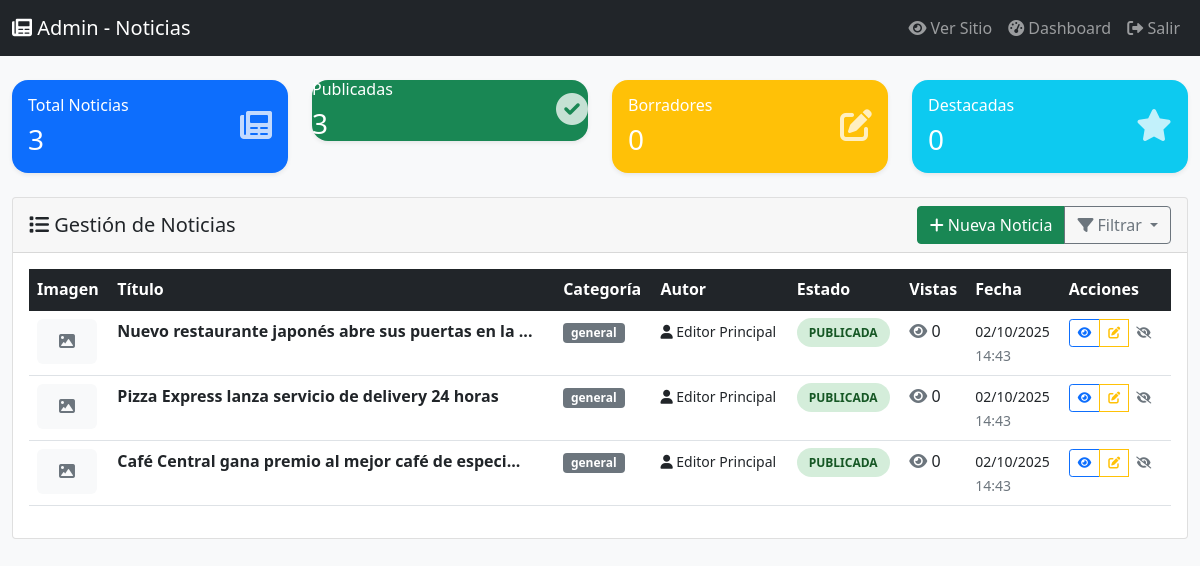
Screenshot of /clone/portal_noticias/index.php?controller=news&action=admin (signed in) with the database file from the repository.
### tables this page shows
CREATE TABLE `news` (
  `id` int(10) UNSIGNED NOT NULL,
  `title` varchar(255) NOT NULL,
  `slug` varchar(300) NOT NULL,
  `summary` varchar(500) DEFAULT NULL,
  `content` longtext NOT NULL,
  `published_at` datetime DEFAULT NULL,
  `is_published` tinyint(1) NOT NULL DEFAULT 0,
  `author_id` int(10) UNSIGNED DEFAULT NULL,
  `featured_image` varchar(255) DEFAULT NULL,
  `views` int(10) UNSIGNED NOT NULL DEFAULT 0,
  `created_at` timestamp NOT NULL DEFAULT current_timestamp(),
  `updated_at` timestamp NULL DEFAULT NULL ON UPDATE current_timestamp()
);

### views/admin/news-list.php (the view, shortened to what the rows shown need)
<!DOCTYPE html>
<html lang="es">
<head>
    <link href="https://cdn.jsdelivr.net/npm/bootstrap@5.1.3/dist/css/bootstrap.min.css" rel="stylesheet">
    <link href="https://cdnjs.cloudflare.com/ajax/libs/font-awesome/6.0.0/css/all.min.css" rel="stylesheet">
</head>
<body class="bg-light">
    <div class="container-fluid mt-4">
        <div class="card">
            <div class="card-body">
                <?php if (!empty($allNews)): ?>
                <div class="table-responsive">
                    <table class="table table-hover">
                        <thead class="table-dark">
                            <tr>
                                <th>Imagen</th>
                                <th>Título</th>
                                <th>Categoría</th>
                                <th>Autor</th>
                                <th>Estado</th>
                                <th>Vistas</th>
                                <th>Fecha</th>
                                <th>Acciones</th>
                            </tr>
                        </thead>
                        <tbody>
                            <?php foreach ($allNews as $noticia): ?>
                            <tr>
                                <td>
                                    <?php if (!empty($noticia['featured_image'])): ?>
                                    <img src="<?php echo htmlspecialchars($noticia['featured_image']); ?>"
                                         class="news-image"
                                         alt="<?php echo htmlspecialchars($noticia['title']); ?>">
                                    <?php else: ?>
                                    <div class="news-image bg-light d-flex align-items-center justify-content-center">
                                        <i class="fas fa-image text-muted"></i>
                                    </div>
                                    <?php endif; ?>
                                </td>
                                <td>
                                    <div>
                                        <strong><?php echo htmlspecialchars(substr($noticia['title'], 0, 50)) . (strlen($noticia['title']) > 50 ? '...' : ''); ?></strong>
                                    </div>
                                </td>
                                <td>
                                    <span class="badge bg-secondary">
                                        <?php echo htmlspecialchars($noticia['category']); ?>
                                    </span>
                                </td>
                                <td>
                                    <small>
                                        <i class="fas fa-user"></i>
                                        <?php echo htmlspecialchars($noticia['author_name'] ?? 'N/A'); ?>
                                    </small>
                                </td>
                                <td>
                                    <span class="status-badge status-<?php echo $noticia['status']; ?>">
                                        <?php
                                        switch($noticia['status']) {
                                            case 'published': echo 'Publicada'; break;
                                        }
                                        ?>
                                    </span>
                                </td>
                                <td>
                                    <i class="fas fa-eye text-muted"></i>
                                    <?php echo number_format($noticia['views']); ?>
                                </td>
                                <td>
                                    <small>
                                        <?php echo date('d/m/Y', strtotime($noticia['created_at'])); ?>
                                        <br>
                                        <span class="text-muted"><?php echo date('H:i', strtotime($noticia['created_at'])); ?></span>
                                    </small>
                                </td>
                                <td>
                                    <div class="table-actions">
                                        <div class="btn-group btn-group-sm" role="group">
                                            <a href="index.php?controller=news&action=show&slug=<?php echo htmlspecialchars($noticia['slug']); ?>"
                                               class="btn btn-outline-primary"
                                               title="Ver noticia"
                                               target="_blank">
                                                <i class="fas fa-eye"></i>
                                            </a>
                                            <a href="index.php?controller=news&action=edit&id=<?php echo $noticia['id']; ?>"
                                               class="btn btn-outline-warning"
                                               title="Editar noticia">
                                                <i class="fas fa-edit"></i>
                                            </a>
                                            <button class="btn btn-outline-<?php echo $noticia['status'] === 'published' ? 'secondary' : 'success'; ?> btn-toggle-status"
                                                    data-id="<?php echo $noticia['id']; ?>"
                                                    data-status="<?php echo $noticia['status'] === 'published' ? 'draft' : 'published'; ?>"
                                                    title="<?php echo $noticia['status'] === 'published' ? 'Despublicar' : 'Publicar'; ?>">
                                                <i class="fas fa-<?php echo $noticia['status'] === 'published' ? 'eye-slash' : 'check'; ?>"></i>
                                            </button>
                                        </div>
                                    </div>
                                </td>
                            </tr>
                            <?php endforeach; ?>
                        </tbody>
                    </table>
                </div>
                <?php endif; ?>
            </div>
        </div>
    </div>
</body>
</html>

### rows the page displays
news: title "Nuevo restaurante japonés abre sus puertas en la", category "general", author_name "Editor Principal", views "0", created_at "02/10/2025", created_at "14:43"
news: title "Pizza Express lanza servicio de delivery 24 horas", category "general", author_name "Editor Principal", views "0", created_at "02/10/2025", created_at "14:43"
news: title "Café Central gana premio al mejor café de especi", category "general", author_name "Editor Principal", views "0", created_at "02/10/2025", created_at "14:43"

### other values shown
$totalNews "3"
$published "3"
$drafts "0"
$featured "0"
